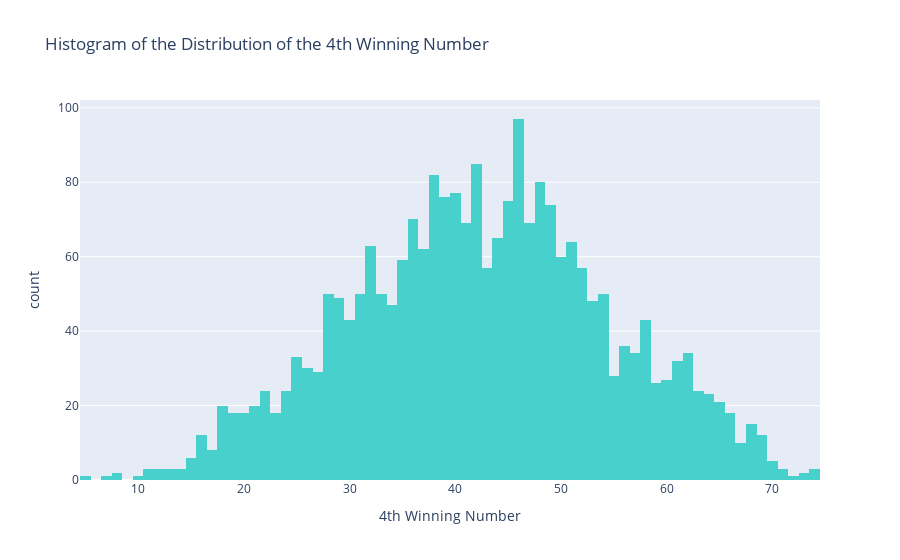

Notebook cell for this chart:
### Code cell
#histogram of 4th winning number
fig = px.histogram(df, x="win_num_4", nbins=100,title="Histogram of the Distribution of the 4th Winning Number",labels={
                     "win_num_4": " 4th Winning Number"},color_discrete_sequence=['mediumturquoise'])
fig.show()

### Figure 1 — Plotly figure (JSON) as saved in the notebook; plotly's stock layout.template omitted (floating-point values rounded to 4 significant figures; data arrays with more than 128 entries replaced by an {"elided": "..."} marker saying what was removed)
{"data": [{"bingroup": "x", "hovertemplate": " 4th Winning Number=%{x}<br>count=%{y}<extra></extra>", "legendgroup": "", "marker": {"color": "mediumturquoise", "pattern": {"shape": ""}}, "name": "", "nbinsx": 100, "orientation": "v", "showlegend": false, "type": "histogram", "x": {"elided": "2402 int values"}, "xaxis": "x", "yaxis": "y"}], "layout": {"barmode": "relative", "legend": {"tracegroupgap": 0}, "title": {"text": "Histogram of the Distribution of the 4th Winning Number"}, "xaxis": {"anchor": "y", "domain": [0, 1], "title": {"text": " 4th Winning Number"}}, "yaxis": {"anchor": "x", "domain": [0, 1], "title": {"text": "count"}}}}
